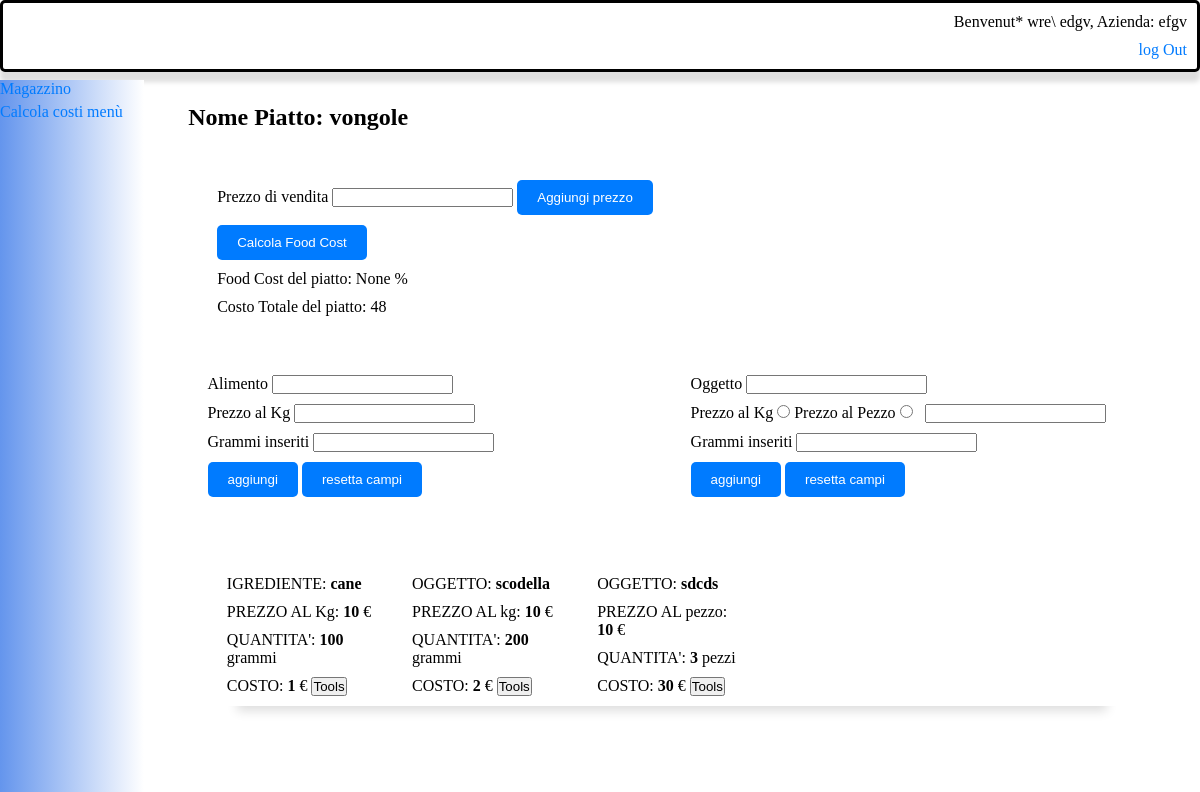
/visualizzaDashboardPiatto/2 (signed in), run on an earlier commit of the app's database.
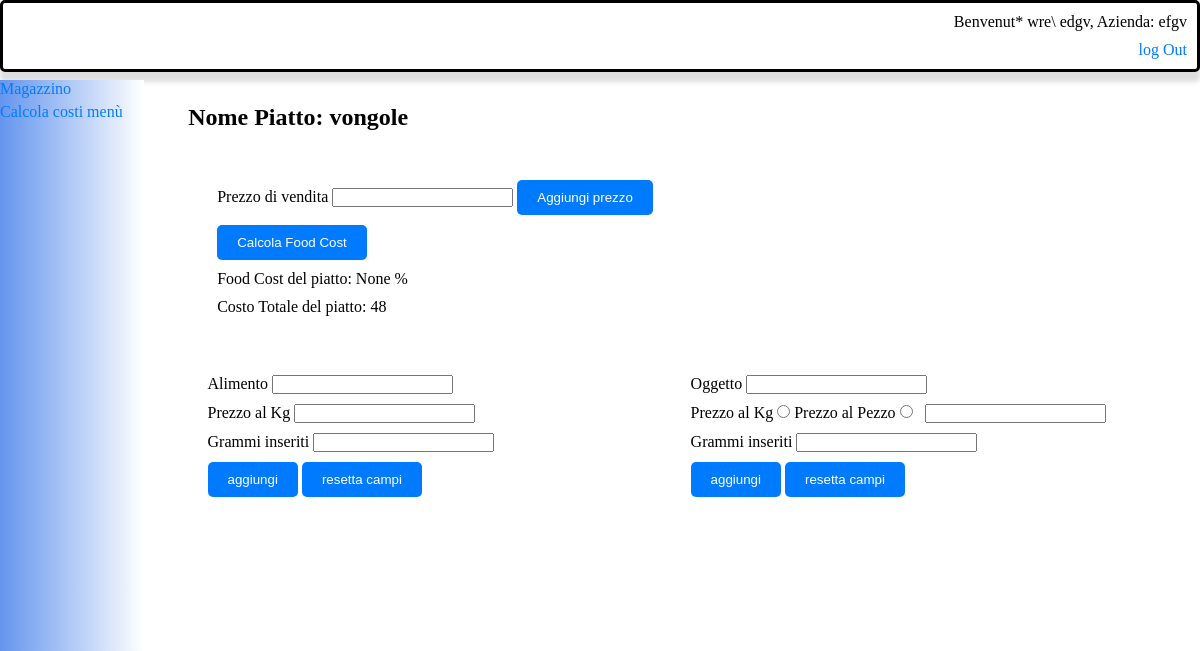
And on a later commit of the database.
### tables this page shows
CREATE TABLE utenti
(
    id_utente INTEGER PRIMARY KEY AUTOINCREMENT,
    nome TEXT,
    cognome TEXT,
    mail TEXT,
    compagnia TEXT,
    passwo VARCHAR[255] NOT NULL
    /*
    tabella che racchiude gli utenti iscritti al servizio e i loro dati

    id dell'utente'
    nome utente
    cognome utente
    mail dell'utente'
    azienda per cui lavora
    password criptata con hash


*/
);

CREATE TABLE piatti
(
	piattoId INTEGER PRIMARY KEY AUTOINCREMENT,
    idUtente INT,
	nome TEXT,
    costo DECIMAL (10, 4),
    prezzoVendita DECIMAL (10, 4),
    percentualeFoodCost DECIMAL (10, 4)
    /*
    tabella che racchiude i piatti composti da vari ingredienti ed oggetti, degli utenti iscritti al servizio

    id del piatto 
    id dell'utente
    nome del piatto'
    costo del piatto composto dalla somma di tutti gli ingredienti e gli oggetti che lo compongono
*/

);

CREATE TABLE ingredienti
(
    ingredienteId INTEGER PRIMARY KEY AUTOINCREMENT,
    idUtente INT,
    idPiatto INT,
    nome TEXT,
    prezzoKg DECIMAL (10, 4),
    prezzo DECIMAL (10, 4),
	quantita DECIMAL (10, 4),
    costo DECIMAL(10, 3),
    descrizione TEXT,
    unitaDiMisura TEXT,
    quanti DECIMAL(5,3),
    codice TEXT,
    famiglia TEXT,
    fornitore TEXT,
    ordineMinimo INT
    /*
    tabella ingredienti salva i dati degli articoli food e beverage inseriti dall'utente', tutti gli articoli segnano
    tra i dati i piatti in cui vengono utilizzati, il magazzino in cui sono stoccati ed altre informazioni utili a 
    elaborare dati utili al monitoraggio da parte dell'utente e risultati per calcoli come il food cost'

    id dell'ingrediente
    id dell'utente che lo utilizza
    id del piatto in cui   presente (NONE nel caso non fosse utilizzato in nessun piatto)
    nome dell'ingrediente
    prezzo al kg dell'ingrediente
    prezzo riferito all'unit  di misura'
    quantit  dell'ingrediente usata in un piatto
    costo della quantit  rispetto al prezzo al kg'
    id del magazzino in cui   stoccato
    descrizione libera (TEXT)
    unit  di misura adottata
    quantit  dell'ingrediente presente in magazzino
    codice del prodotto
    famiglia del prodotto
    sottofamiglia del prodotto
    fornitore del prodotto
    codice del fornitore
    ordine minimo necessario'

*/
);

CREATE TABLE oggetti
(
    oggettoId INTEGER PRIMARY KEY AUTOINCREMENT,
    idUtente INT,
    idPiatto INT,
    nome TEXT,
    prezzo DECIMAL (10, 4),
	quantita DECIMAL (10, 4),
    costoQuantita DECIMAL(10, 3),
    descrizione TEXT,
    unitaDiMisura TEXT,
    quanti DECIMAL(5,3),
    codice TEXT,
    famiglia TEXT,
    fornitore TEXT,
    ordineMinimo INT
    /*
    la tabella oggetti   sostanzialmente uguale a ingredienti solo che racchiude le attrezzature utilizzate dall'utente
    per la opreparazione di un piatto o comunque sostenere l'attivit  quindi piatti, spatole, prodotti delle pulizie ecc
    
    id dell'oggetto'
    id dell'utente
    id del piatto che utlizza l'oggetto
    nome dell'oggetto
    prezzo dell'oggetto
    quantit  dell'oggetto utilizzata per preparare un piatto
    costo della quantit  utilizzata in un piatto
    id del magazzino in cui si trova
    descrizione dell'articolo
    unit  di misura utilizza
    quantit  posseduta dell'oggetto
    codice dell'oggetto
    famiglia dell'oggetto FOOD-BEVERAGE-OBJECT'
    sottoFamiglia
    fornitore dell'oggetyto
    codice del fornitore
    ordine minimo'
*/
);

### app.py (the view)
@app.route('/visualizzaDashboardPiatto/<int:idPiatto>', methods=['POST', 'GET'])
@login_required
def visualizzaDashboardPiatto(idPiatto):
        db=database.db()
        piattiUtente=database.visualizza_un_piatto(db, 'piatti', session['userId'], idPiatto)
        ingredientiUtente=database.visualizza_tutti_piatti(db, 'ingredienti', session['userId'])
        infoUtente=database.visualizza_tutti_piatti(db, 'utenti', session['userId'])
        oggettiUtente=database.visualizza_tutti_piatti(db,'oggetti', session['userId'])
        percentualeFoodCost=piattiUtente[5]
        if request.method=='GET':
            db.close() #chiusura database
        elif request.method=='POST':
            prezzoVendita=(request.form.get('prezzoVendita'))
            prezzo=float(prezzoVendita)
            prezzo=round(prezzo, 3)
            database.aggiungi_prezzoVendita(db, 'piatti', prezzo, idPiatto)
            db.close()
        return render_template('infoComplete.html', oggettiUtente=oggettiUtente, ingredientiUtente=ingredientiUtente, infoUtente=infoUtente, piattiUtente=piattiUtente, percentualeFoodCost=percentualeFoodCost)

### app.py (called while the page is built)
def login_required(view_func):
    @wraps(view_func)
    def wrapped_view(*args, **kwargs):
        if 'userId' in session:
            return view_func(*args, **kwargs)
        else:
            return redirect(url_for('crea_utente'))
    return wrapped_view

### query.py (called while the page is built)
    @staticmethod
    def db():
        DATABASE = 'piatti.db'
        db = getattr(g, '_database', None)
        if db is None:
            db = g._database = sqlite3.connect(DATABASE)
        return db

    @staticmethod
    def visualizza_tutti_piatti(db, tabella, idUte):
        cursore = db.cursor()
        if tabella == 'piatti':
            cursore.execute(f"SELECT * FROM {tabella} WHERE idUtente=?", (idUte,))
            piatti = cursore.fetchall()
        elif tabella == 'ingredienti':
            cursore.execute(f"SELECT * FROM {tabella} WHERE idUtente=?", (idUte,))
            piatti = cursore.fetchall()
        elif tabella == 'utenti':
            cursore.execute(f"SELECT * FROM {tabella} WHERE id_utente=?", (idUte,))
            piatti = cursore.fetchone()
        elif tabella=='oggetti':
            cursore.execute(f"SELECT * FROM {tabella} WHERE idUtente=?", (idUte,))
            piatti = cursore.fetchall()
        return piatti

    @staticmethod
    def visualizza_un_piatto(db, tabella, idUte, idEle):
        cursore = db.cursor()
        if tabella == 'piatti':
            cursore.execute(f"SELECT * FROM {tabella} WHERE piattoId=?", (idEle,))
            elemento = cursore.fetchone()
        elif tabella == 'ingredienti':
            cursore.execute(f"SELECT * FROM {tabella} WHERE ingredienteId=?", (idEle,))
            elemento = cursore.fetchone()
        elif tabella == 'utenti':
            cursore.execute(f"SELECT * FROM {tabella} WHERE id_utente=?", (idUte,))
            elemento = cursore.fetchone()
        elif tabella=='oggetti':
            cursore.execute(f"SELECT * FROM {tabella} WHERE oggettoId=?", (idEle,))
            elemento = cursore.fetchone()
        return elemento

### templates/infoComplete.html (shortened to what this page needs)
<!DOCTYPE html>
<html>
<head>
    <link type="text/css" rel="stylesheet" href="{{ url_for('static', filename='templates.css') }}" />
</head>
<body class="l1">
    <div class="info_ute">
        <div>
            <p>
                Benvenut* {{(infoUtente[1])}} {{(infoUtente[2])}}, Azienda: {{(infoUtente[4])}}
            </p>
            <div>
                <a href="{{(url_for('logOut'))}}">log Out</a>
            </div>
        </div>
    </div>
    <nav class="navLaterale">
        <ul>
            <li><a href="{{(url_for('dashboardMagazzino'))}}">Magazzino</a></li>
            <li><a href="{{(url_for('calcolaTot'))}}">Calcola costi menù</a></li>
        </ul>
    </nav>
    <div class="container">
        <div class="fondoForm">
            <h1>Nome Piatto: {{piattiUtente[2]}}</h1>
            <div class="panoramicaPiatto">
                <div class="panoramicaPiatto1">
                    <form action="{{(url_for('visualizzaDashboardPiatto', idPiatto=piattiUtente[0]))}}" method="post">
                        <label for="prezzoAlimento">Prezzo di vendita</label>
                        <input type="text" id="prezzoAlimento" name="prezzoVendita">
                        <input type="submit" value="Aggiungi prezzo">
                    </form>
                    <form action="{{(url_for('calcolaFoodCost', idPiatto=piattiUtente[0]))}}" method="post">
                        <input type="submit" value="Calcola Food Cost">
                    </form>
                    <p>Food Cost del piatto: {{ percentualeFoodCost }} %</p>
                    <p>Costo Totale del piatto: {{piattiUtente[3]}}</p>
                </div>
            </div>
            <div class="inserimento">
                <div class="inserimentoIngredienti">
                    <form action="{{(url_for('aggiungiIngre', strada=0))}}" method="post">
                        <label for="nomeAlimento">Alimento</label>
                        <input type="text" id="nomeAlimento" name="nomeAlimento">
                        <br>
                        <label for="prezzoAlKg">Prezzo al Kg</label>
                        <input type="text" id="prezzoAlKg" name="prezzoAlKg">
                        <br>
                        <label for="quantita">Grammi inseriti</label>
                        <input type="text" id="quantita" name="quantita">
                        <br>
                        <input type="submit" value="aggiungi">
                        <input type="reset" value="resetta campi">
                    </form>
                </div>
                <div class="inserimentoOggetti">
                    <form action="{{(url_for('aggiungiIngre', strada=1))}}" method="post">
                        <label for="nomeAlimento">Oggetto</label>
                        <input type="text" id="nomeAlimento" name="nomeOggetto">
                        <br>
                        <label for="prezzoAlKg">Prezzo al Kg</label>
                        <input type="radio" id="radioKg" name="prezzo" value="0">
                        <label for="prezzoAlPz">Prezzo al Pezzo</label>
                        <input type="radio" id="radioPz" name="prezzo" value="1">
                        <input type="text" style="margin-left:2%;" id="nomeAlimento" name="prezzoOggetto">
                        <br>
                        <label for="quantita">Grammi inseriti</label>
                        <input type="text" id="quantita" name="quantita">
                        <br>
                        <input type="submit" value="aggiungi">
                        <input type="reset" value="resetta campi">
                    </form>
                </div>
            </div>
            <div class="piattoSingolo">
                <div class="tab">
                    {% for ingredientiUtente in ingredientiUtente %}
                    {% if piattiUtente[0]== ingredientiUtente[2] %}
                    <div class="tab2">
                        <div class="infoIn">
                            <div class="singoloIngrediente">
                                <p>
                                <p>IGREDIENTE: <b>{{ingredientiUtente[3]}}</b><br>
                                <p>PREZZO AL Kg: <b>{{ingredientiUtente[4]}}</b> €<br>
                                <p>QUANTITA': <b>{{ingredientiUtente[6]}}</b> grammi<br>
                                <p>
                                    COSTO: <b>{{ingredientiUtente[7]}}</b> €
                                    <button class="menuButton" data-target="#menuToolsIngredienti{{ loop.index }}">Tools</button>
                                </p>
                            </div>
                        </div>
                    </div>
                    {% endif %}
                    {% endfor %}
                    {% for oggettiUtente in oggettiUtente %}
                    {% if piattiUtente[0]== oggettiUtente[2] %}
                    <div class="tab2">
                        <div class="infoIn">
                            <div class="singoloIngrediente">
                                <p>
                                <p>OGGETTO: <b>{{oggettiUtente[3]}}</b><br>
                                <p>PREZZO AL {% if oggettiUtente[8] == 'pezzi' %} pezzo{% else %} kg{% endif %}: <b>{{ oggettiUtente[4] }}</b> €<br></p>
                                <p>QUANTITA': <b>{{ oggettiUtente[5] }}</b>{% if oggettiUtente[8] == 'pezzi' %} pezzi{% else %} grammi{% endif %}</p>
                                <p>
                                    COSTO: <b>{{oggettiUtente[6]}}</b> €
                                    <button class="menuButton" data-target="#menuToolsIngredienti{{ loop.index }}">Tools</button>
                                </p>
                            </div>
                        </div>
                    </div>
                    {% endif %}
                    {% endfor %}
                </div>
            </div>
        </div>
    </div>
</body>
</html>

### static/templates.css (style rules this page uses)
* { margin: 0; padding: 0; box-sizing:border-box; }
.panoramicaPiatto { display: flex; flex-flow:row; padding:3%; top:6%; gap:4%; }
.inserimento { display: grid; margin: 2%; grid-template-columns: repeat(2, 1fr); gap: 4%; }
.navLaterale { width: 12%; background: linear-gradient(to right, cornflowerblue, white); color: white; overflow-y: auto; position: fixed; bottom: 0; height: 90%; transition: left 0.3s ease; z-index: 1000; }
.container { margin-left: 12%; padding: 2%; width: calc(100% - 12%); overflow-y: auto; height: 100%; margin-top: 5%; }
.piattoSingolo { display:flex; flex-direction:column; gap:3%; }
.info_ute { background-color: #ffffff; padding: 10px; border-radius: 5px; margin-bottom: 20px; border-bottom: 3px; border: solid; box-shadow: 0px 10px 5px #dedede; -moz-box-shadow: 0px 10px 5px #dedede; -webkit-box-shadow: 0px 10px 5px #dedede; position: fixed; top: 0; width: 100%; z-index: 1000; text-align:right; }
.fondoForm { position: relative; background-color: #ffffff; padding: 2%; }
input[type="text"], input[type="submit"], input[type="reset"], label { margin-bottom: 10px; }
h1 { margin-bottom: 20px; font-size: 24px; }
p { margin-bottom: 10px; }
ul { margin-bottom: 10px; }
li { margin-bottom: 5px; }
input[type="submit"], input[type="reset"] { background-color: #007bff; color: #ffffff; border: none; padding: 10px 20px; border-radius: 5px; cursor: pointer; }
a { color: #007bff; text-decoration: none; }

What changed in the data, as far as the page shows it:
removed ingredienti: nome "cane", prezzoKg "10", quantita "100", costo "1"
removed oggetti: nome "scodella", unitaDiMisura "kg", prezzo "10", quantita "200", costoQuantita "2"
removed oggetti: nome "sdcds", unitaDiMisura "pezzo", prezzo "10", quantita "3", costoQuantita "30"
